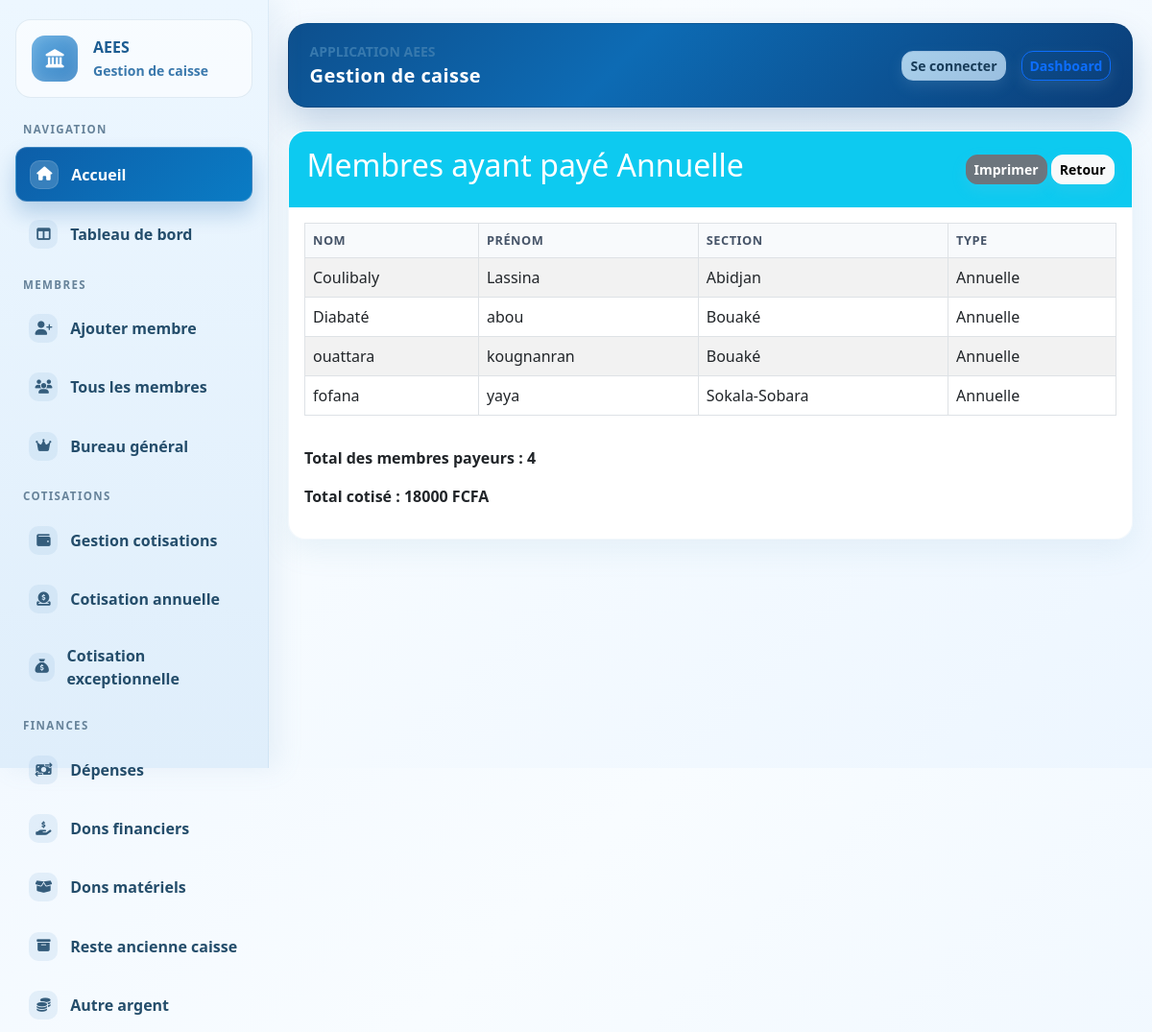
/cotisations/payeurs/ANNUELLE/, run on an earlier commit of the app's database.
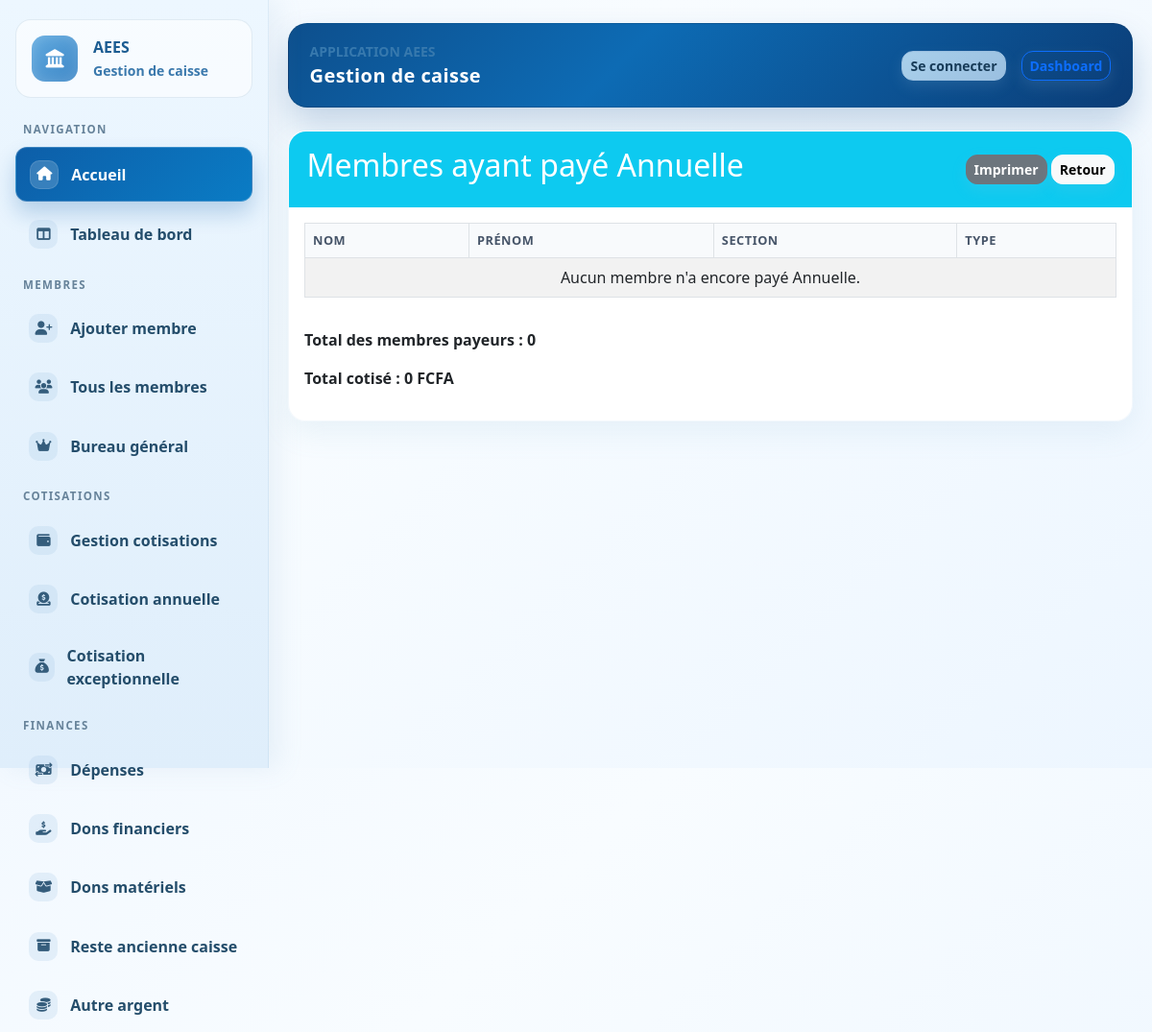
And on a later commit of the database.
### caisse/models.py (models this page shows, shortened)
class Membre(models.Model):
    nom = models.CharField(max_length=100)
    prenom = models.CharField(max_length=100)
    numero_telephone = models.CharField(max_length=20, blank=True)
    niveau_etude = models.CharField(max_length=100, blank=True)
    poste_section = models.CharField(max_length=100, blank=True)
    poste_bureau_general = models.CharField(max_length=100, blank=True)
    section = models.ForeignKey(Section, on_delete=models.CASCADE)
    est_membre_bureau_general = models.BooleanField(default=False)
    class Meta:
        verbose_name = 'membre'
        verbose_name_plural = 'membres'
        indexes = [
            models.Index(fields=['nom', 'prenom']),
            models.Index(fields=['section']),
            models.Index(fields=['est_membre_bureau_general']),
        ]

class Section(models.Model):
    nom = models.CharField(max_length=100, unique=True)
    class Meta:
        verbose_name = 'section'
        verbose_name_plural = 'sections'

### caisse/views.py (the view)
# urls.py: path('cotisations/payeurs/<str:type_code>/', views.CotisationPayeursByTypeView.as_view(), name='cotisation_payeurs_by_type'),
class CotisationPayeursByTypeView(ListView):
    model = Membre
    template_name = 'caisse/cotisation_payeurs_by_type.html'
    context_object_name = 'membres'
    paginate_by = 20
    def get_type_code(self):
        type_code = self.kwargs.get('type_code', '')
        valid_types = dict(Cotisation.TYPE_CHOICES)
        if type_code not in valid_types:
            raise Http404('Type de cotisation inconnu')
        return type_code
    def get_queryset(self):
        type_code = self.get_type_code()
        return Membre.objects.filter(cotisation__type=type_code).distinct().select_related('section').order_by('section__nom', 'nom', 'prenom')
    def get_context_data(self, **kwargs):
        context = super().get_context_data(**kwargs)
        type_code = self.get_type_code()
        context['type_code'] = type_code
        context['type_label'] = dict(Cotisation.TYPE_CHOICES)[type_code]
        context['payer_count'] = self.get_queryset().count()
        total_sum = Cotisation.objects.filter(type=type_code).aggregate(total=Sum('montant'))['total'] or 0
        context['total_sum'] = total_sum
        return context

### caisse/templates/caisse/cotisation_payeurs_by_type.html (shortened to what this page needs)
{% extends 'caisse/base.html' %}
{% block content %}
<div class="card">
    <div class="card-header bg-info text-white d-flex justify-content-between align-items-center">
        <h2>{% if bureau_general %}Payeurs Bureau Général{% elif section %}Payeurs {{ section.nom }}{% else %}Membres ayant payé{% endif %} {{ type_label }}</h2>
        <div>
            <button onclick="window.print()" class="btn btn-secondary btn-sm">Imprimer</button>
            <a href="{% url 'caisse:index' %}" class="btn btn-light btn-sm">Retour</a>
        </div>
    </div>
    <div class="card-body">
        <div class="table-responsive">
            <table class="table table-striped table-bordered">
                <thead>
                    <tr>
                        <th>Nom</th>
                        <th>Prénom</th>
                        <th>Section</th>
                        <th>Type</th>
                    </tr>
                </thead>
                <tbody>
                    {% for membre in membres %}
                    <tr>
                        <td>{{ membre.nom }}</td>
                        <td>{{ membre.prenom }}</td>
                        <td>{{ membre.section.nom }}</td>
                        <td>{{ type_label }}</td>
                    </tr>
                    {% empty %}
                    <tr><td colspan="4" class="text-center">Aucun membre n'a encore payé {{ type_label }}.</td></tr>
                    {% endfor %}
                </tbody>
            </table>
        </div>
        <p class="mt-3"><strong>Total des membres payeurs : {{ payer_count }}</strong></p>
        <p><strong>Total cotisé : {{ total_sum|floatformat:0 }} FCFA</strong></p>
    </div>
</div>
{% endblock %}

What changed in the data, as far as the page shows it:
removed Membre: nom "Coulibaly", prenom "Lassina", section.nom "Abidjan", type_label "Annuelle"
removed Membre: nom "Diabaté", prenom "abou", section.nom "Bouaké", type_label "Annuelle"
removed Membre: nom "ouattara", prenom "kougnanran", section.nom "Bouaké", type_label "Annuelle"
removed Membre: nom "fofana", prenom "yaya", section.nom "Sokala-Sobara", type_label "Annuelle"
Also different on the page:
{{ type_label }}: (not shown) → "Annuelle"
{{ payer_count }}: "4" → "0"
{{ total_sum|floatformat:0 }}: "18000" → "0"
text now shown: "Aucun membre n'a encore payé ."
